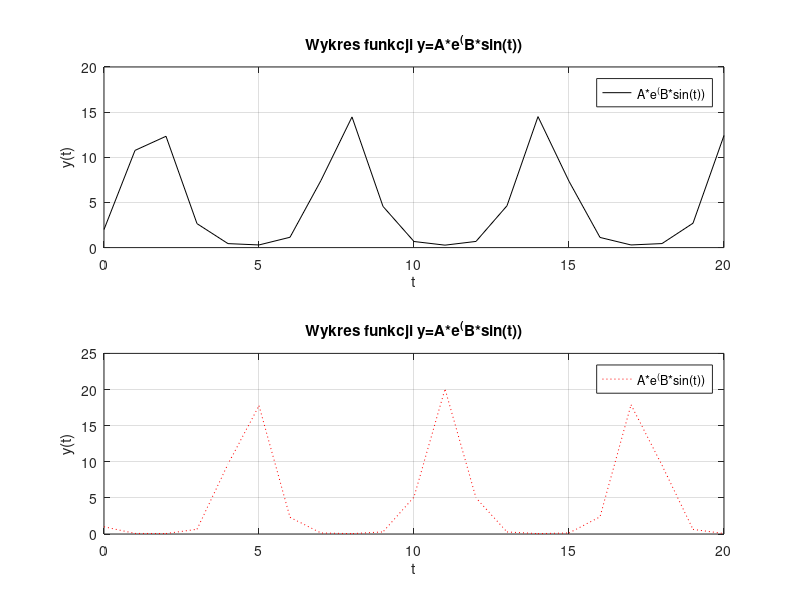

MATLAB code to generate this figure:
clc;
clear;
A1=2;
B1=2;
t=0:20;
y1=A1*e.^(B1*sin(t)) ;
A2=1;
B2=(-3);
y2=A2*e.^(B2*sin(t));
subplot(2,1,1)
plot(t,y1,'-k')
grid on
xlabel('t')
ylabel('y(t)')
title('Wykres funkcji y=A*e^(B*sin(t))')
legend('A*e^(B*sin(t))')


subplot(2,1,2)
plot(t,y2,':r') 
grid on
xlabel('t')
ylabel('y(t)')
title('Wykres funkcji y=A*e^(B*sin(t))')
legend('A*e^(B*sin(t))')
figure(1)